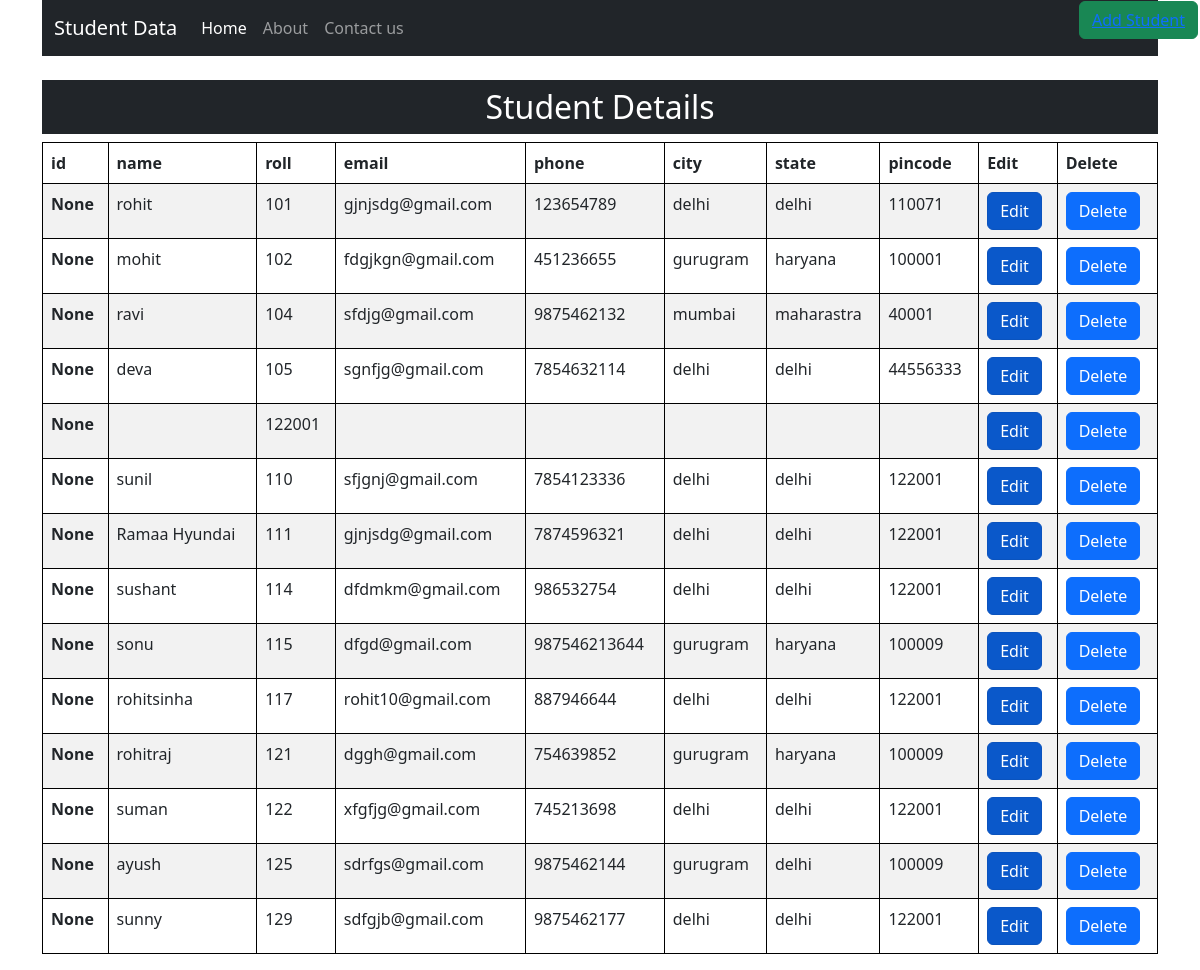
The app's page /index/ with its own data.
### data/models.py (models this page shows, shortened)
class Student(models.Model):
    id = models.IntegerField(primary_key=True)
    name = models.CharField(max_length=100, null=False,blank=False)
    roll = models.IntegerField(unique = True, null=False)
    emailid = models.EmailField(max_length=100, null=False)
    contactno = models.CharField(null=False,blank=False,unique=True,max_length=10)
    city = models.CharField(max_length=100, null=False)
    state = models.CharField(max_length=100, null=False)
    pincode = models.CharField(null=False,blank=False,max_length=7)

### data/views.py (the view)
# urls.py: path('index/', views.index, name="index"),
def index(request):
  stu = Student.objects.all()
  return render(request, "index2.html", {'students': stu})

### templates/index2.html (shortened to what this page needs)
<!doctype html>
<html lang="en">
  <head>
    <link href="https://cdn.jsdelivr.net/npm/bootstrap@5.3.0-alpha1/dist/css/bootstrap.min.css" rel="stylesheet">
  </head>
  <body>
    <div class ="container">
    <nav class="navbar navbar-expand-lg navbar-dark bg-dark ">
        <div class="container-fluid">
          <a class="navbar-brand" href="/">Student Data</a>
          <div class="collapse navbar-collapse" id="navbarSupportedContent">
            <ul class="navbar-nav me-auto mb-2 mb-lg-0">
              <li class="nav-item">
                <a class="nav-link active" aria-current="page" href="#">Home</a>
              </li>
              <li class="nav-item">
                <a class="nav-link" href="index.html">About</a>
              </li>
              <li class="nav-item">
                <a class="nav-link" href="index.html">Contact us</a>
              </li>
              </div>
          </div>
          </div>
        <div class="bs-example">
          <div class="bg-light clearfix">
            <form method="post"> {% csrf_token %}
              <div class = "container ">
              <button type="button" class="btn btn-success pull-right ml-2"><a href="{%url 'add' %}">Add Student</a></button>
              </div>
            </form>
          </div>
      <div class ="container mt-4">
      <h2 class ="text-center text-white bg-dark p-2">Student Details</h2>
  </div>
  </div>
          <div class ="container" col-md-2">
            <table class="table table-striped table-hover">
                  <thead>
                    <tr>
                      <th scope="col">id</th>
                      <th scope="col">name</th>
                      <th scope="col">roll</th>
                      <th scope="col">email</th>
                      <th scope="col">phone</th>
                      <th scope="col">city</th>
                      <th scope="col">state</th>
                      <th scope="col">pincode</th>
                      <th scope="col">Edit</th>
                      <th scope="col">Delete</th>
                    </tr>
                  </thead>
                  <tbody>
                      {% for student in students %}
                    <tr>
                      <th scope="row">{{student.id}}</th>
                      <td>{{student.name}}</td>
                      <td>{{student.roll}}</td>
                      <td>{{student.emailid}}</td>
                      <td>{{student.contactno}}</td>
                      <td>{{student.city}}</td>
                      <td>{{student.state}}</td>
                      <td>{{student.pincode}}</td>
                      <td> <a href="{% url 'update_data' student.id %}" class="btn btn-primary active" aria-current="page">Edit</a></td>
                      <td> <a href="{% url 'delete_data' student.id  %}" class="btn btn-primary danger" aria-current="page">Delete</a></td>
                    </tr>
                    {% endfor %}
                  </tbody>
                </table>
          </div>
</body>
</html>

### templates/index2.html (style rules this page uses)
table, th, tr, td { border: 1px solid black; }
button { font-size: 8pt; font-family: tahoma; margin-top: 1px; margin-right: 2px; position:absolute; top:0; right:0; }

### records on screen
Student: id "None", name "rohit", roll "101", emailid "gjnjsdg@gmail.com", contactno "123654789", city "delhi", state "delhi", pincode "110071"
Student: id "None", name "mohit", roll "102", emailid "fdgjkgn@gmail.com", contactno "451236655", city "gurugram", state "haryana", pincode "100001"
Student: id "None", name "ravi", roll "104", emailid "sfdjg@gmail.com", contactno "9875462132", city "mumbai", state "maharastra", pincode "40001"
Student: id "None", name "deva", roll "105", emailid "sgnfjg@gmail.com", contactno "7854632114", city "delhi", state "delhi", pincode "44556333"
Student: id "None", name "sunil", roll "110", emailid "sfjgnj@gmail.com", contactno "7854123336", city "delhi", state "delhi", pincode "122001"
Student: id "None", name "Ramaa Hyundai", roll "111", emailid "gjnjsdg@gmail.com", contactno "7874596321", city "delhi", state "delhi", pincode "122001"
Student: id "None", name "sushant", roll "114", emailid "dfdmkm@gmail.com", contactno "986532754", city "delhi", state "delhi", pincode "122001"
Student: id "None", name "sonu", roll "115", emailid "dfgd@gmail.com", contactno "987546213644", city "gurugram", state "haryana", pincode "100009"
Student: id "None", name "rohitsinha", roll "117", emailid "rohit10@gmail.com", contactno "887946644", city "delhi", state "delhi", pincode "122001"
Student: id "None", name "rohitraj", roll "121", emailid "dggh@gmail.com", contactno "754639852", city "gurugram", state "haryana", pincode "100009"
Student: id "None", name "suman", roll "122", emailid "xfgfjg@gmail.com", contactno "745213698", city "delhi", state "delhi", pincode "122001"
Student: id "None", name "ayush", roll "125", emailid "sdrfgs@gmail.com", contactno "9875462144", city "gurugram", state "delhi", pincode "100009"
Student: id "None", name "sunny", roll "129", emailid "sdfgjb@gmail.com", contactno "9875462177", city "delhi", state "delhi", pincode "122001"

### other values on screen
{{ student.id }} "None"
{{ student.roll }} "122001"
